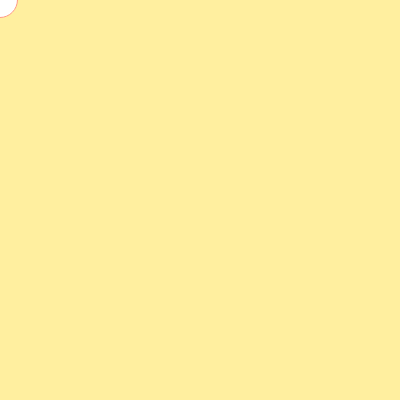
Frame 1 (no input)
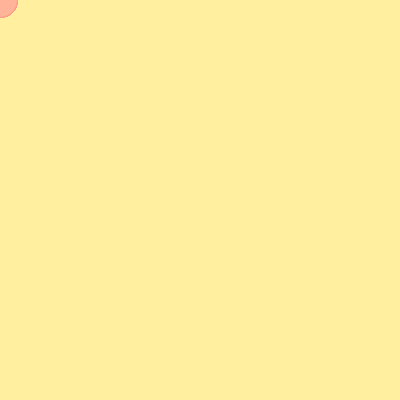
Frame 60 (no input)
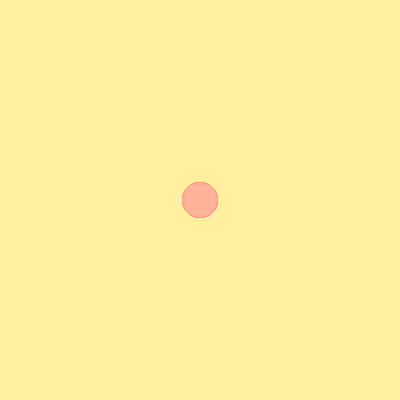
Frame 120 (the mouse pressed at the canvas centre since frame 60)

The p5.js sketch that drew these frames (run headless with seeded random() and noise() and a simulated clock; from frame 60 on, the mouse is pressed at the canvas centre):

// p5.js sketch
// ── sketch.js
function setup() {
  createCanvas(400, 400);
  background(255, 239, 159); // This is my background color, its like a sunshine shade.
  stroke(255, 154, 134); // Stroke color that kinda matches the ellipses
}

function draw() {
  ellipse(mouseX, mouseY, 35, 35);  // This is my ellipses where it also follows my mouse when I hover it around the canvas.
  fill(255, 179, 153); // This is the color of my ellipse that kinda resembles a sakura tree.
 
}

function mousePressed() {
  background(255, 239, 159); // This one resets the ellipses if I press the canvas or the screen.
}
